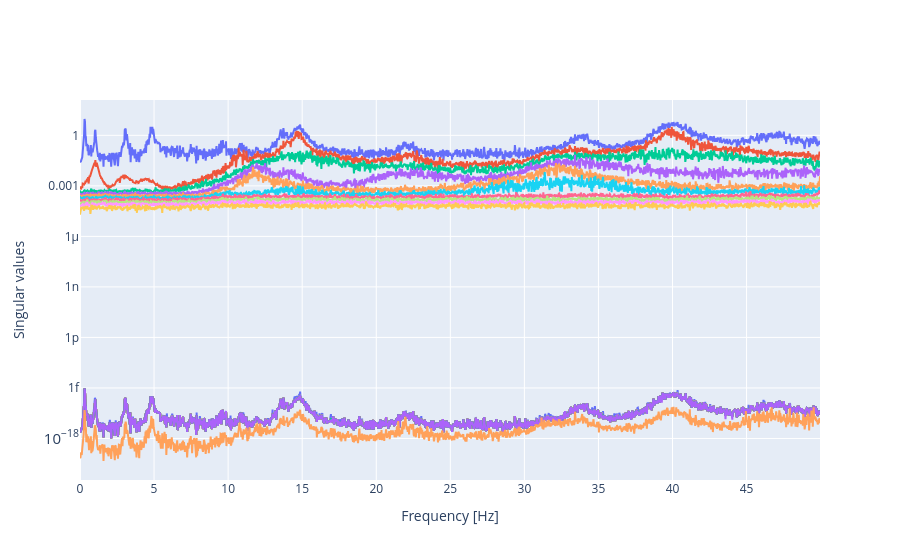

Here is the notebook cell this chart was saved with:
### Code cell
# Plot the singular values
fig = go.Figure()
for sv in range(len(S_omega)):
    fig.add_trace(go.Scatter(x=freq_seg[:np.size(S_omega, axis=1)], y=S_omega[sv, :], name=f'Singular value {sv+1}', line=dict(width=2)))

fig.update_yaxes(type="log")

fig.update_layout(
    xaxis=dict(title="Frequency [Hz]"),
    yaxis=dict(title="Singular values"),
    showlegend=False)

fig.show()

### Figure 1 — Plotly figure (JSON) as saved in the notebook; plotly's stock layout.template omitted (floating-point values rounded to 4 significant figures; data arrays with more than 128 entries replaced by an {"elided": "..."} marker saying what was removed)
{"data": [{"line": {"width": 2}, "name": "Singular value 1", "type": "scatter", "x": {"elided": "1638 float values"}, "y": {"elided": "1638 float values"}}, {"line": {"width": 2}, "name": "Singular value 2", "type": "scatter", "x": {"elided": "1638 float values"}, "y": {"elided": "1638 float values"}}, {"line": {"width": 2}, "name": "Singular value 3", "type": "scatter", "x": {"elided": "1638 float values"}, "y": {"elided": "1638 float values"}}, {"line": {"width": 2}, "name": "Singular value 4", "type": "scatter", "x": {"elided": "1638 float values"}, "y": {"elided": "1638 float values"}}, {"line": {"width": 2}, "name": "Singular value 5", "type": "scatter", "x": {"elided": "1638 float values"}, "y": {"elided": "1638 float values"}}, {"line": {"width": 2}, "name": "Singular value 6", "type": "scatter", "x": {"elided": "1638 float values"}, "y": {"elided": "1638 float values"}}, {"line": {"width": 2}, "name": "Singular value 7", "type": "scatter", "x": {"elided": "1638 float values"}, "y": {"elided": "1638 float values"}}, {"line": {"width": 2}, "name": "Singular value 8", "type": "scatter", "x": {"elided": "1638 float values"}, "y": {"elided": "1638 float values"}}, {"line": {"width": 2}, "name": "Singular value 9", "type": "scatter", "x": {"elided": "1638 float values"}, "y": {"elided": "1638 float values"}}, {"line": {"width": 2}, "name": "Singular value 10", "type": "scatter", "x": {"elided": "1638 float values"}, "y": {"elided": "1638 float values"}}, {"line": {"width": 2}, "name": "Singular value 11", "type": "scatter", "x": {"elided": "1638 float values"}, "y": {"elided": "1638 float values"}}, {"line": {"width": 2}, "name": "Singular value 12", "type": "scatter", "x": {"elided": "1638 float values"}, "y": {"elided": "1638 float values"}}, {"line": {"width": 2}, "name": "Singular value 13", "type": "scatter", "x": {"elided": "1638 float values"}, "y": {"elided": "1638 float values"}}, {"line": {"width": 2}, "name": "Singular value 14", "type": "scatter", "x": {"elided": "1638 float values"}, "y": {"elided": "1638 float values"}}, {"line": {"width": 2}, "name": "Singular value 15", "type": "scatter", "x": {"elided": "1638 float values"}, "y": {"elided": "1638 float values"}}, {"line": {"width": 2}, "name": "Singular value 16", "type": "scatter", "x": {"elided": "1638 float values"}, "y": {"elided": "1638 float values"}}, {"line": {"width": 2}, "name": "Singular value 17", "type": "scatter", "x": {"elided": "1638 float values"}, "y": {"elided": "1638 float values"}}, {"line": {"width": 2}, "name": "Singular value 18", "type": "scatter", "x": {"elided": "1638 float values"}, "y": {"elided": "1638 float values"}}, {"line": {"width": 2}, "name": "Singular value 19", "type": "scatter", "x": {"elided": "1638 float values"}, "y": {"elided": "1638 float values"}}, {"line": {"width": 2}, "name": "Singular value 20", "type": "scatter", "x": {"elided": "1638 float values"}, "y": {"elided": "1638 float values"}}, {"line": {"width": 2}, "name": "Singular value 21", "type": "scatter", "x": {"elided": "1638 float values"}, "y": {"elided": "1638 float values"}}, {"line": {"width": 2}, "name": "Singular value 22", "type": "scatter", "x": {"elided": "1638 float values"}, "y": {"elided": "1638 float values"}}, {"line": {"width": 2}, "name": "Singular value 23", "type": "scatter", "x": {"elided": "1638 float values"}, "y": {"elided": "1638 float values"}}, {"line": {"width": 2}, "name": "Singular value 24", "type": "scatter", "x": {"elided": "1638 float values"}, "y": {"elided": "1638 float values"}}, {"line": {"width": 2}, "name": "Singular value 25", "type": "scatter", "x": {"elided": "1638 float values"}, "y": {"elided": "1638 float values"}}, {"line": {"width": 2}, "name": "Singular value 26", "type": "scatter", "x": {"elided": "1638 float values"}, "y": {"elided": "1638 float values"}}, {"line": {"width": 2}, "name": "Singular value 27", "type": "scatter", "x": {"elided": "1638 float values"}, "y": {"elided": "1638 float values"}}, {"line": {"width": 2}, "name": "Singular value 28", "type": "scatter", "x": {"elided": "1638 float values"}, "y": {"elided": "1638 float values"}}, {"line": {"width": 2}, "name": "Singular value 29", "type": "scatter", "x": {"elided": "1638 float values"}, "y": {"elided": "1638 float values"}}, {"line": {"width": 2}, "name": "Singular value 30", "type": "scatter", "x": {"elided": "1638 float values"}, "y": {"elided": "1638 float values"}}, {"line": {"width": 2}, "name": "Singular value 31", "type": "scatter", "x": {"elided": "1638 float values"}, "y": {"elided": "1638 float values"}}, {"line": {"width": 2}, "name": "Singular value 32", "type": "scatter", "x": {"elided": "1638 float values"}, "y": {"elided": "1638 float values"}}, {"line": {"width": 2}, "name": "Singular value 33", "type": "scatter", "x": {"elided": "1638 float values"}, "y": {"elided": "1638 float values"}}, {"line": {"width": 2}, "name": "Singular value 34", "type": "scatter", "x": {"elided": "1638 float values"}, "y": {"elided": "1638 float values"}}, {"line": {"width": 2}, "name": "Singular value 35", "type": "scatter", "x": {"elided": "1638 float values"}, "y": {"elided": "1638 float values"}}], "layout": {"showlegend": false, "xaxis": {"title": {"text": "Frequency [Hz]"}}, "yaxis": {"title": {"text": "Singular values"}, "type": "log"}}}
